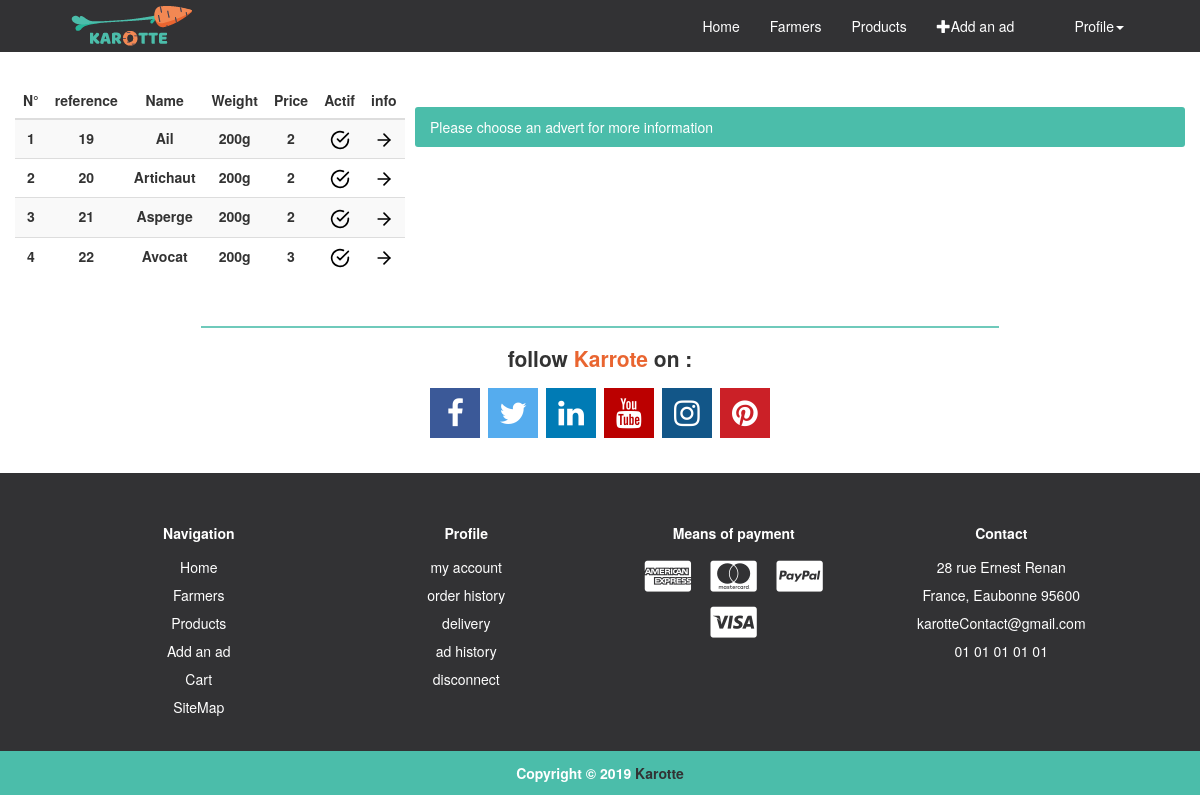
Before: /AdHistory/ (signed in) with the older database file.
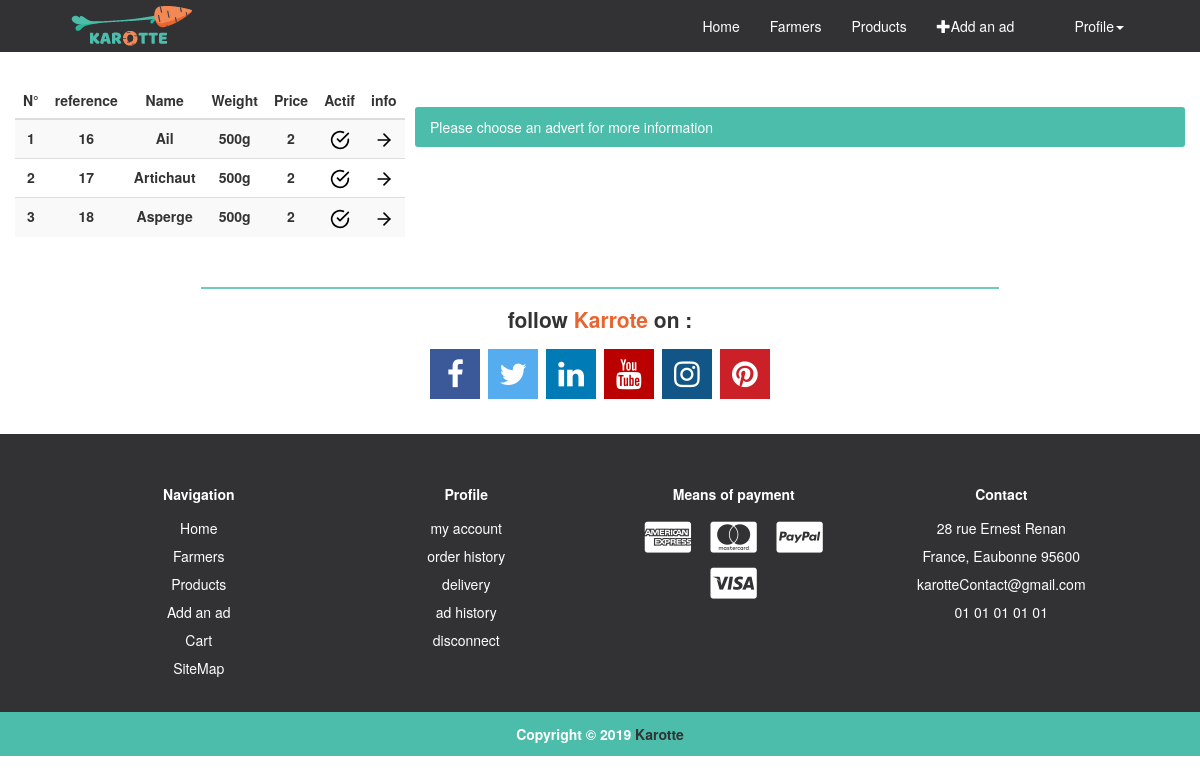
After: the same page with the newer database file.
### tables this page shows
CREATE TABLE IF NOT EXISTS `Produit` (
  `Id` int(9) NOT NULL,
  `IdListeProduit` int(9) NOT NULL,
  `Prix` varchar(255) NOT NULL,
  `Biographie` text NOT NULL,
  `Qualiter` text NOT NULL,
  `UnitWeight` varchar(9) NOT NULL,
  `NbStock` varchar(255) NOT NULL,
  `IdFarmers` int(9) NOT NULL,
  `Region` int(9) NOT NULL,
  `CreationDate` date DEFAULT NULL,
  `Actif` int(1) NOT NULL DEFAULT '0'
);

CREATE TABLE IF NOT EXISTS `ListeProduit` (
  `Id` int(9) NOT NULL,
  `Name` varchar(255) NOT NULL,
  `Actif` int(1) NOT NULL DEFAULT '1'
);

### controller/AdHistory.php (called while the page is built, shortened)
<?php
$objProducts = new products($connect);
$objProfile = new profile($connect);
$annonces = $objProfile->listeAddOneFarmer($_SESSION['farmer']);
?>

### models/connect.class.php (called while the page is built, shortened)
<?php
class connect {
    public function setConnect(PDO $connect)
    {
        $this -> _connect = $connect;
    }
}
?>

### models/profile.class.php (called while the page is built, shortened)
<?php
class profile extends connect
{
    public function listeAddOneFarmer($idUser){
        $idFarmer = $this->infoIdFarmers($idUser);
        $req = $this -> _connect -> query("SELECT * FROM `Produit` WHERE IdFarmers = '$idFarmer' AND Actif ='1'");
        $res = $req -> fetchAll();
        return $res;
    }
    public function infoIdFarmers($idUser){
        $id= "";
        $req = $this -> _connect -> query("SELECT * FROM `Farmers`  WHERE IdUser = '$idUser'");
        $res = $req -> fetchAll();
        foreach($res as $r){
            $id = $r['Id'];
        }
        return $id;
    }
}
?>

### models/products.class.php (called while the page is built, shortened)
<?php
class products extends connect
{
    public function listeProduit($id){
        $name = "";
        $req = $this->_connect -> query("SELECT * FROM `ListeProduit` WHERE Id='$id' AND Actif='1'");
        $res = $req -> fetchAll();
        foreach($res as $r){
            $name = $r['Name'];
        }
        return $name;
    }
}

### config.php (called while the page is built, shortened)
<?php
function routeUrl(){
    $nbslash = '';
    if(isset($_GET['p'])){
        $nburl = count(explode('/', $_GET['p']));
        if($nburl !== 0){
            for($i=1; $i < $nburl; $i++){
                $nbslash .= "../";
            }
        }
    }
    return $nbslash;
}

### views/page/AddHistory/listeCarts.php (the view)
<table class="table table-striped">
    <thead>
    <tr>
        <th style="text-align: center" scope="col">N°</th>
        <th style="text-align: center" scope="col">reference</th>
        <th style="text-align: center" scope="col">Name</th>
        <th style="text-align: center" scope="col">Weight</th>
        <th style="text-align: center" scope="col">Price</th>
        <th style="text-align: center" scope="col">Actif</th>
        <th style="text-align: center" scope="col">info</th>
    </tr>
    </thead>
    <tbody>
    <?php
    $nb = "1";
    foreach ($annonces as $annonce){
    ?>
    <tr>
        <th style="text-align: center" scope="row"><?= $nb ?></th>
        <th style="text-align: center" scope="row"><?= $annonce['Id'] ?></th>
        <th style="text-align: center" scope="row"><?= $objProducts->listeProduit($annonce['IdListeProduit']); ?></th>
        <th style="text-align: center" scope="row"><?= $annonce['UnitWeight'] ?></th>
        <th style="text-align: center" scope="row"><?= $annonce['Prix'] ?></th>
        <th style="text-align: center" scope="row">
            <?php
            if ($annonce['Actif'] == '0') {
                ?>
                <img src="<?= routeUrl() ?>src/images/icone/petiteIcone/minus-circle.svg" style="width: 20px" alt="icone">
                <?php
            } else if ($annonce['Actif'] == '1') {
                ?>
                <img src="<?= routeUrl() ?>src/images/icone/petiteIcone/check-circle.svg" style="width: 20px" alt="icone">
                <?php
            }
            ?>
        </th>
        <th style="text-align: center" scope="row"><a href="<?= routeUrl() ?>AdHistory/annonce=<?= $annonce['Id'] ?>/"><img src="<?= routeUrl() ?>src/images/icone/petiteIcone/arrow-right.svg" style="width: 20px" alt="icone"></a></th>
        <?php
        $nb = $nb + "1";
        }
        ?>
    </tbody>
</table>

Changed rows visible on the page:
no longer on this page (row edited): produit: Id "19", IdListeProduit.Name "Ail", UnitWeight "200g", Prix "2", Actif 1 (drawn)
no longer on this page (row edited): produit: nb "2", Id "20", IdListeProduit.Name "Artichaut", UnitWeight "200g", Prix "2", Actif 1 (drawn)
no longer on this page (row edited): produit: nb "3", Id "21", IdListeProduit.Name "Asperge", UnitWeight "200g", Prix "2", Actif 1 (drawn)
no longer on this page (row edited): produit: nb "4", Id "22", IdListeProduit.Name "Avocat", UnitWeight "200g", Prix "3", Actif 1 (drawn)
now on this page (row edited): produit: Id "16", IdListeProduit.Name "Ail", UnitWeight "500g", Prix "2", Actif 1 (drawn)
now on this page (row edited): produit: nb "2", Id "17", IdListeProduit.Name "Artichaut", UnitWeight "500g", Prix "2", Actif 1 (drawn)
now on this page (row edited): produit: nb "3", Id "18", IdListeProduit.Name "Asperge", UnitWeight "500g", Prix "2", Actif 1 (drawn)
